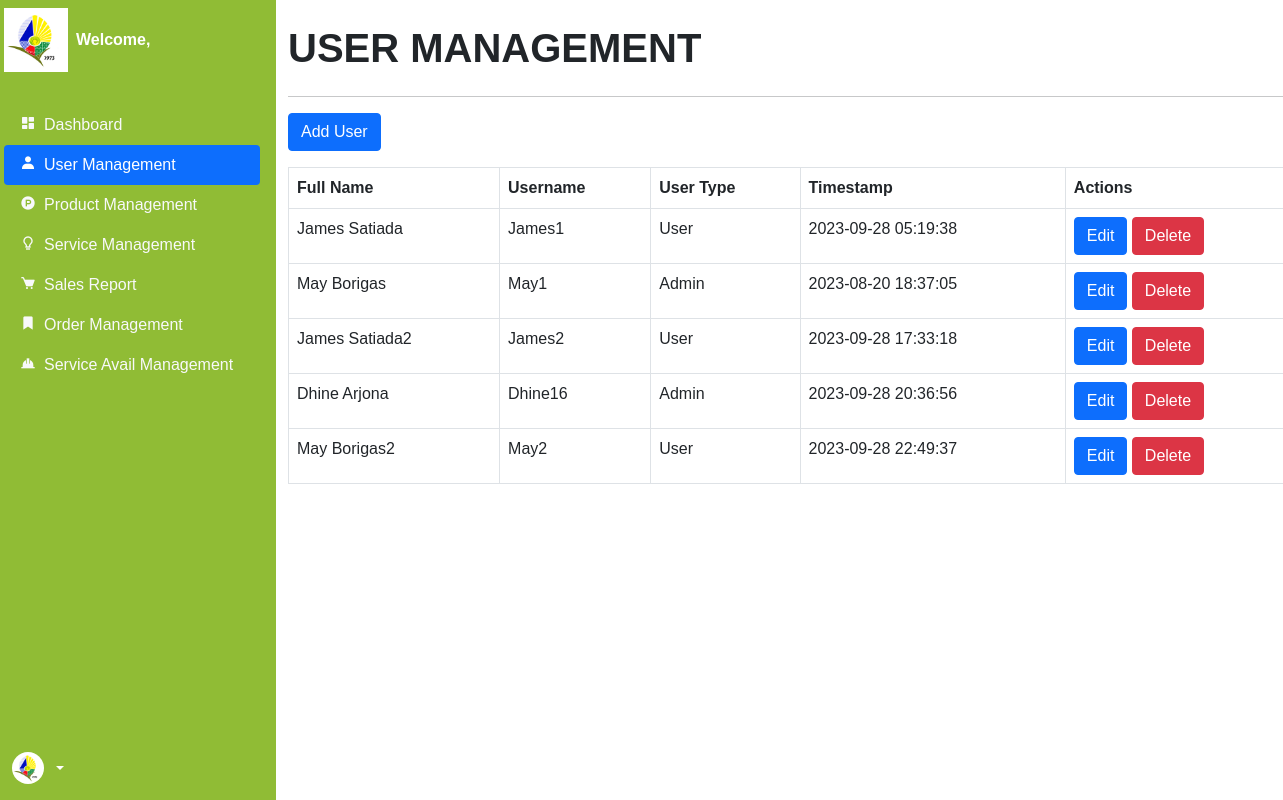
The page /backend/user.php on the database as committed earlier.
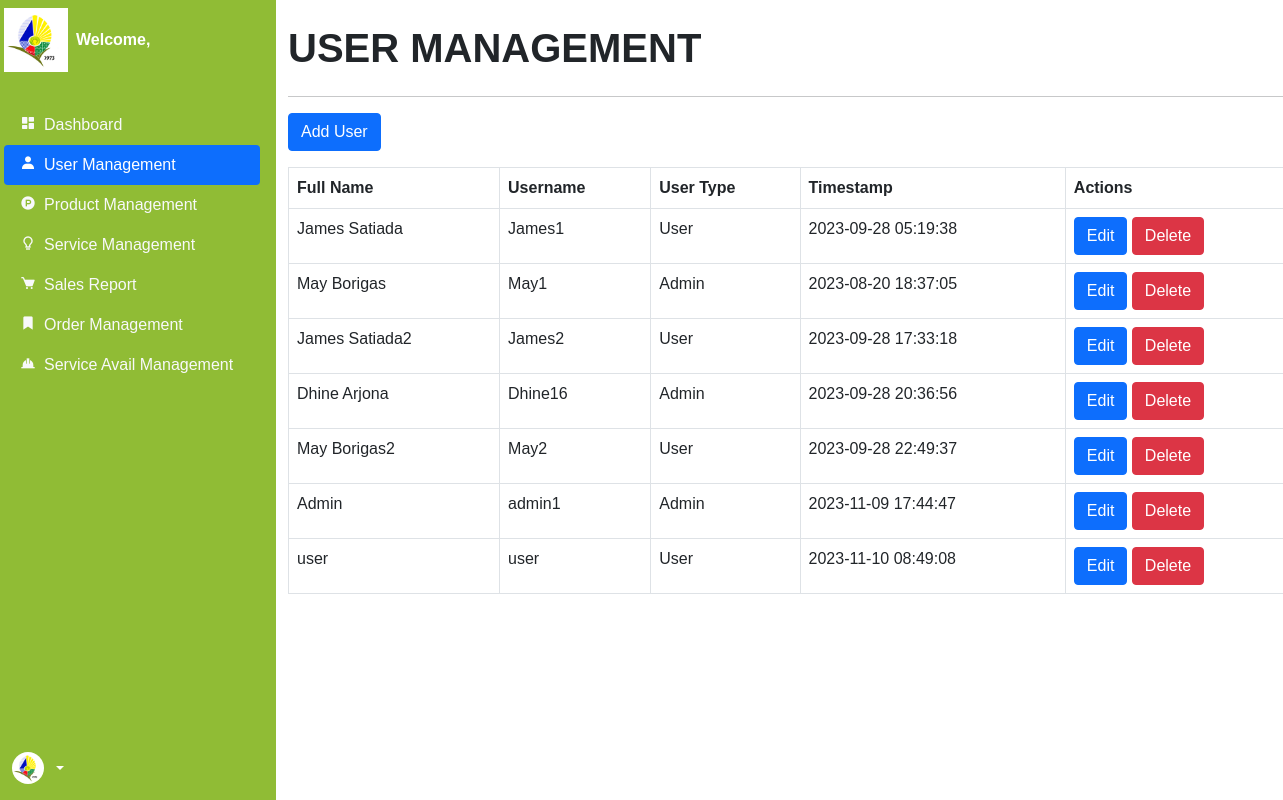
The same page on the database as committed later.
### tables this page shows
CREATE TABLE `account` (
  `id` int(11) NOT NULL,
  `fullname` varchar(255) NOT NULL,
  `email` varchar(255) NOT NULL,
  `contact` varchar(255) NOT NULL,
  `address` varchar(255) NOT NULL,
  `location` varchar(255) NOT NULL,
  `username` varchar(255) NOT NULL,
  `password` varchar(255) NOT NULL,
  `timestamp` datetime NOT NULL DEFAULT current_timestamp() ON UPDATE current_timestamp(),
  `usertype` varchar(255) NOT NULL
);

### backend/user.php (the view, shortened to what the changed rows need)
<?php
    include '../components/backend_header.php';
?>
<body>
    <div class="container-fluid">
    <div class="row flex-nowrap">
            <?php
                function fetchData($conn, $table) {
                    $query = "SELECT * FROM $table";
                    $result = $conn->query($query);
                    $data = array();
                    while ($row = $result->fetch_assoc()) {
                        $data[] = $row;
                    }
                    return $data;
                }
                $userData = fetchData($conn, 'account');
            ?>
            <div class="col-12 col-xl-10">
                <div class="col mt-4">
                    <h1 class="mb-4 text-uppercase fw-bolder">User Management</h1>
                    <div class="row">
                        <div class="col">
                            <div class="table-responsive">
                                <table class="table table-bordered">
                                    <thead>
                                        <tr>
                                            <th>Full Name</th>
                                            <th>Username</th>
                                            <th>User Type</th>
                                            <th>Timestamp</th>
                                            <th>Actions</th>
                                        </tr>
                                    </thead>
                                    <tbody>
                                        <?php foreach ($userData as $user) { ?>
                                        <tr>
                                            <td><?php echo $user['fullname']; ?></td>
                                            <td><?php echo $user['username']; ?></td>
                                            <td><?php echo $user['usertype']; ?></td>
                                            <td><?php echo $user['timestamp']; ?></td>
                                            <td>
                                                <button type="button" class="btn btn-primary" data-bs-toggle="modal"
                                                    data-bs-target="#editUserModal<?php echo $user['id']; ?>">
                                                    Edit
                                                </button>
                                                <a href="user_delete.php?id=<?php echo $user['id']; ?>"
                                                    class="btn btn-danger">Delete</a>
                                            </td>
                                        </tr>
                                        <?php } ?>
                                    </tbody>
                                </table>
                            </div>
                        </div>
                    </div>
                </div>
            </div>
        </div>
    </div>
</body>
</html>

Rows that differ between the two databases and show on the page:
added account: fullname "Admin", username "admin1", usertype "Admin", timestamp "2023-11-09 17:44:47"
added account: fullname "user", username "user", usertype "User", timestamp "2023-11-10 08:49:08"
